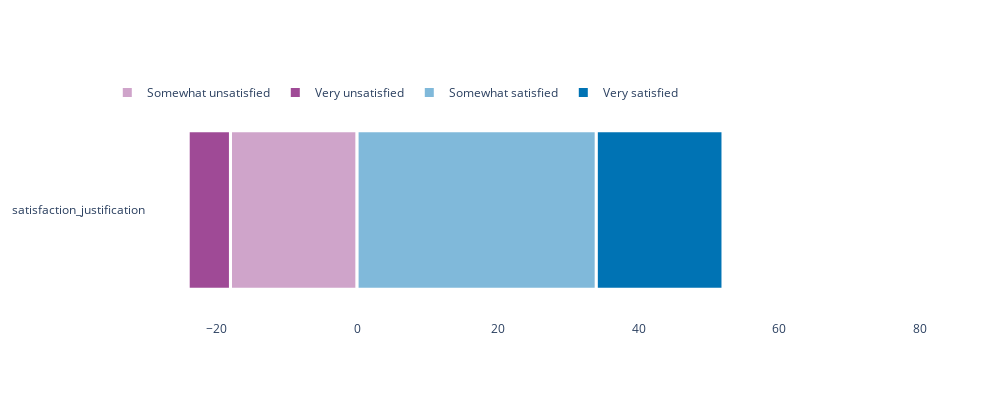

Here is the notebook cell this chart was saved with:
### Code cell
centered_likert_plot(df_opinion, palette_left=['Magenta_50','Magenta'], palette_right=['Blue_50','Blue'], left_columns=['Somewhat unsatisfied','Very unsatisfied'], right_columns=['Somewhat satisfied','Very satisfied'], xaxis_range=[-30, 80], output_file="report_plots/satisfaction_assurance.svg")

### Figure 1 — Plotly figure (JSON) as saved in the notebook; plotly's stock layout.template omitted (floating-point values rounded to 4 significant figures)
{"data": [{"customdata": [18], "hovertemplate": "%{y}: %{customdata}", "marker": {"color": "#CFA4CA", "line": {"color": "white", "width": 3}}, "name": "Somewhat unsatisfied", "orientation": "h", "type": "bar", "x": [-18], "y": ["satisfaction_justification"]}, {"customdata": [6], "hovertemplate": "%{y}: %{customdata}", "marker": {"color": "#9F4A96", "line": {"color": "white", "width": 3}}, "name": "Very unsatisfied", "orientation": "h", "type": "bar", "x": [-6], "y": ["satisfaction_justification"]}, {"hovertemplate": "%{y}: %{x}", "marker": {"color": "#80B9DA", "line": {"color": "white", "width": 3}}, "name": "Somewhat satisfied", "orientation": "h", "type": "bar", "x": [34], "y": ["satisfaction_justification"]}, {"hovertemplate": "%{y}: %{x}", "marker": {"color": "#0073B4", "line": {"color": "white", "width": 3}}, "name": "Very satisfied", "orientation": "h", "type": "bar", "x": [18], "y": ["satisfaction_justification"]}], "layout": {"bargap": 0.2, "bargroupgap": 0.1, "barmode": "relative", "font": {"size": 12}, "height": 400, "legend": {"orientation": "h", "x": -0.05, "y": 1.1}, "paper_bgcolor": "white", "plot_bgcolor": "white", "width": 1000, "xaxis": {"range": [-30, 80], "showgrid": false}, "yaxis": {"autorange": "reversed", "showgrid": false}}}
